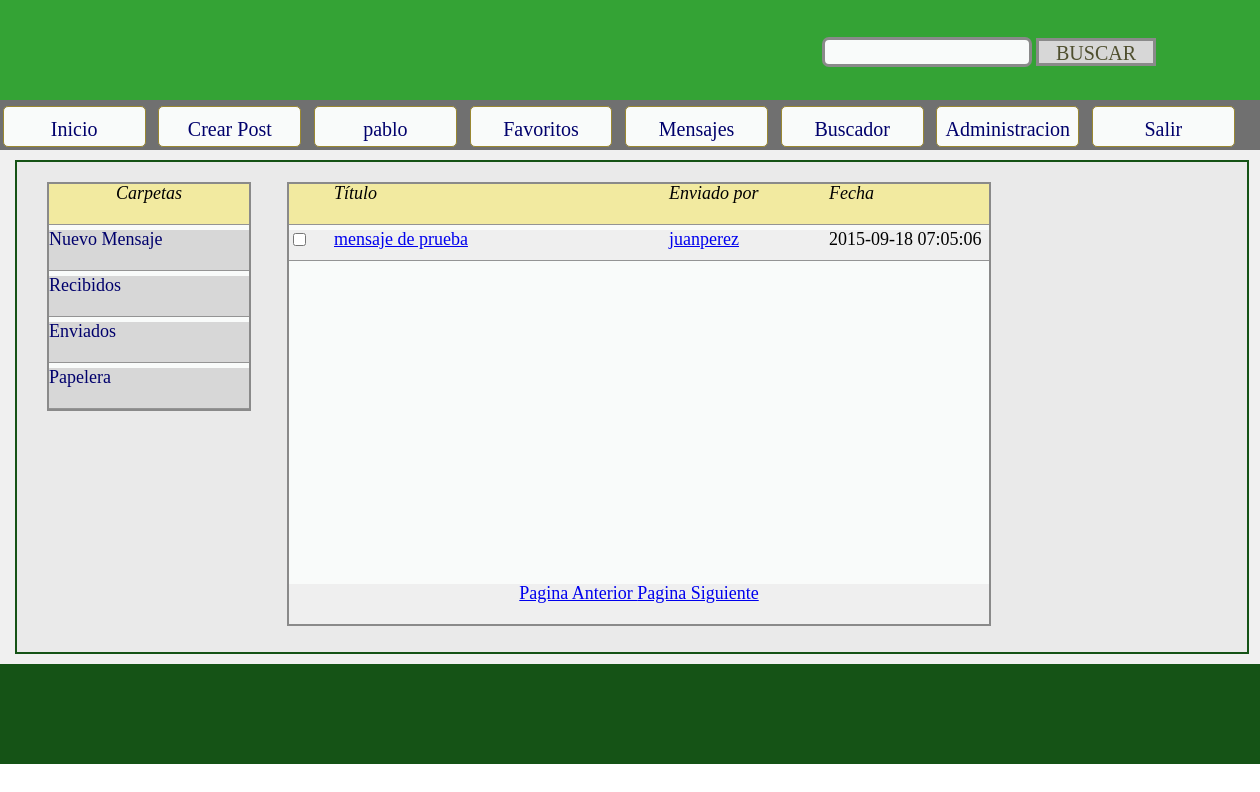
/MP_entrada.php?user=1 (signed in), run on the app's committed database.
### tables this page shows
CREATE TABLE IF NOT EXISTS `mensajes_privados` (
  `id` int(10) NOT NULL AUTO_INCREMENT,
  `titulo` varchar(250) NOT NULL,
  `contenido` varchar(10000) NOT NULL,
  `id_remitente` int(10) NOT NULL,
  `id_destinatario` int(10) NOT NULL,
  `fecha_envio` datetime NOT NULL,
  `estado_leido` varchar(25) NOT NULL,
  `borrado_remitente` varchar(25) NOT NULL,
  `borrado_destinatario` varchar(25) NOT NULL,
  PRIMARY KEY (`id`)
);

CREATE TABLE IF NOT EXISTS `registro_usuarios` (
  `id` int(10) NOT NULL AUTO_INCREMENT,
  `nivel_usuario` varchar(20) NOT NULL,
  `usuario` varchar(30) NOT NULL,
  `clave` varchar(30) NOT NULL,
  `email` varchar(100) NOT NULL,
  `nombre` varchar(50) NOT NULL,
  `apellido` varchar(50) NOT NULL,
  `fecha_nacimiento` date NOT NULL,
  `sexo` varchar(10) NOT NULL,
  `pais` varchar(50) NOT NULL,
  `fecha_registro` date NOT NULL,
  `avatar` varchar(100) NOT NULL,
  `codigo_registro` varchar(50) NOT NULL,
  `estado_registro` varchar(20) NOT NULL,
  `estado_cuenta` varchar(20) NOT NULL,
  `online` varchar(10) NOT NULL,
  PRIMARY KEY (`id`)
);

### MP_entrada.php (the view, shortened to what this page needs)
<?php
include('conexion_DB/conexion_DB.php');
?>
<!DOCTYPE html PUBLIC "-//W3C//DTD XHTML 1.0 Transitional//EN" "http://www.w3.org/TR/xhtml1/DTD/xhtml1-transitional.dtd">
<html>
	<head>
		<link rel='stylesheet' type='text/css' href='css/reset.css'></link>
		<link rel='stylesheet' type='text/css' href='css/layout.css'></link>
		<link rel='stylesheet' type='text/css' href='css/cabecera.css'></link>
		<link rel='stylesheet' type='text/css' href='css/mensajes_privados.css'></link>
	</head>
	<body onLoad="setInterval('nuevo_mensaje(<?php echo $_SESSION["login_id"]; ?>)', 5000);">
		<div id='body'>
			<div id='header'>
				<?php
					include('cabecera/cabecera_index.php');
				?>
			</div>
			<div id='content'>
				<div id='MP_fondo'>
					<div id='MP_bandejas'>
						<ul>
							<li id='nue'><span class='carpetas'>Carpetas</span></li>
							<li class='car'><a href='mensajes_privados/MP_crear.php?user=<?php echo $_SESSION['login_id']; ?>'><span class='carpetas'>Nuevo Mensaje</span></a></li>
							<li class='car'><a href='MP_entrada.php?user=<?php echo $_SESSION['login_id']; ?>'><span class='carpetas'>Recibidos</span></a></li>
							<li class='car'><a href='mensajes_privados/MP_salida.php?user=<?php echo $_SESSION['login_id']; ?>'><span class='carpetas'>Enviados</span></a></li>
							<li class='car'><a href='mensajes_privados/MP_papelera.php?user=<?php echo $_SESSION['login_id']; ?>'><span class='carpetas'>Papelera</span></a></li>
						</ul>
					</div>
					<div id='MP_listado'>
						<ul id='barra_listado'>
							<li id='che_tit'><span class='listado_titulo'></span></li>
							<li id='tit_tit'><span class='listado_titulo'>T&iacute;tulo</span></li>
							<li id='env_tit'><span class='listado_titulo'>Enviado por</span></li>
							<li id='fec_tit'><span class='listado_titulo'>Fecha</span></li>
						</ul>
					<?php
					$sql_pag="SELECT mensajes_privados.*, registro_usuarios.usuario FROM mensajes_privados
								INNER JOIN registro_usuarios ON mensajes_privados.id_remitente = registro_usuarios.id
								WHERE id_destinatario = '$_GET[user]' AND borrado_destinatario = 'no'";
					$res_pag= mysqli_query($conexion,$sql_pag);
					$total_mp= mysqli_num_rows($res_pag);
					$ver_mp= 10;
					$cant_paginas= ceil($total_mp/$ver_mp);
					if(!isset($_GET['pag'])){
						$pag_actual=1;
					}elseif(!is_numeric($_GET['pag'])){
						$pag_actual=1;
					}elseif($_GET['pag'] > $cant_paginas){
						$pag_actual= $cant_paginas;
					}else{
						$pag_actual= $_GET['pag'];
					}
					$pag_anterior= $pag_actual-1;
					if($pag_anterior < 1){
						$pag_anterior=1;
					}
					$pag_siguiente= $pag_actual+1;
					if($pag_siguiente > $cant_paginas){
						$pag_siguiente= $cant_paginas;
					}
					if($total_mp > 0){
						$sql="SELECT mensajes_privados.*, registro_usuarios.usuario FROM mensajes_privados INNER JOIN registro_usuarios
								ON mensajes_privados.id_remitente = registro_usuarios.id WHERE id_destinatario = '$_GET[user]' AND borrado_destinatario = 'no'
								ORDER BY id DESC LIMIT ".(($pag_actual-1)*$ver_mp).",".$ver_mp;
						$res= mysqli_query($conexion,$sql);
						while($fila= mysqli_fetch_assoc($res)){
							if($fila['estado_leido'] == 'no'){
								$color= '#EEFFAB';
							}else{
								$color= '#EFEFEF';
							}
					?>
						<ul id='barra_listado'>
							<li id='che' style="background-color:<?php echo $color; ?>"><span class='listado_titulo'><input type='checkbox' name='MP'></span></li>
							<li id='tit' style="background-color:<?php echo $color; ?>"><a href="mensajes_privados/MP_ver_entrada.php?user=<?php echo $_SESSION['login_id']; ?>&id_MP=<?php echo $fila['id']; ?>"><span class='listado_titulo'><?php echo $fila['titulo']; ?></span></a></li>
							<li id='env' style="background-color:<?php echo $color; ?>"><a href="perfil.php?id_user=<?php echo $fila['id_remitente']; ?>"><span class='listado_titulo'><?php echo $fila['usuario']; ?></span></a></li>
							<li id='fec' style="background-color:<?php echo $color; ?>"><span class='listado_titulo'><?php echo $fila['fecha_envio']; ?></span></li>
						</ul>
					<?php
						}
					}
					?>
					<div id='paginado'>
						<a href="MP_entrada.php?user=<?php echo $_SESSION['login_id']; ?>&pag=<?php echo $pag_anterior; ?>">
							Pagina Anterior
						</a>
						<a href="MP_entrada.php?user=<?php echo $_SESSION['login_id']; ?>&pag=<?php echo $pag_siguiente; ?>">
							Pagina Siguiente
						</a>
					</div>
					</div>
				</div>
			</div>
			<div id='footer'>
			</div>
		</div>
	</body>
</html>

### css/layout.css (style rules this page uses)
#body { min-width: 50%; max-width: 100%; min-height: 100%; max-height: 700%; background-color: #F0F0F0; margin: 0 auto; }
#header { min-width: 1250px; max-width: 100%; height: 150px; background-color: #34a335; margin: 0 auto; overflow: hidden; }
#content { background-color: #F0F0F0; width: 1250px; min-height: 510px; max-height: 50000px; margin-top: 0%; margin: 0 auto; overflow: hidden; }
#footer { min-width: 1250px; max-width: 100%; height: 100px; background-color: #155316; margin: 0 auto; overflow: hidden; }

### css/mensajes_privados.css (style rules this page uses)
#MP_fondo { background-color: #eaeaea; position: relative; height: 490px; width: 1230px; margin: 10px; overflow: hidden; border-style: solid; border-color: #155316; border-width: 2px; }
#MP_bandejas { background-color: #F9FBFA; height: 225px; width: 200px; position: relative; top: 20px; left: 30px; border-style: solid; border-color: #8a8a8a; border-width: 2px; }
#MP_bandejas a { text-decoration: none; color: #00016c; }
#MP_listado { background-color: #F9FBFA; height: 440px; width: 700px; position: relative; left: 270px; top: -209px; border-style: solid; border-color: #8a8a8a; border-width: 2px; overflow: hidden; }
#MP_bandejas #nue { background-color: #f2eaa0; position: relative; left: 0px; top: 0px; height: 40px; width: 200px; text-align: center; font-family: Cambria; font-size: 18px; font-style: italic; border-bottom-style: solid; border-bottom-color: #949494; border-bottom-width: 1px; }
#MP_bandejas .car { background-color: #d7d7d7; position: relative; left: 0px; top: 0px; height: 40px; width: 200px; margin-top: 5px; font-family: Calibri; font-size: 18px; border-bottom-style: solid; border-bottom-color: #949494; border-bottom-width: 1px; }
#MP_listado #che_tit { background-color: #f2eaa0; float: left; top: 0px; left: 0px; height: 40px; width: 45px; margin-bottom: 5px; font-family: Cambria; font-size: 18px; font-style: italic; border-bottom-style: solid; border-bottom-color: #949494; border-bottom-width: 1px; }
#MP_listado #tit_tit { background-color: #f2eaa0; float: left; top: -40px; left: 45px; height: 40px; width: 335px; margin-bottom: 5px; font-family: Cambria; font-size: 18px; font-style: italic; border-bottom-style: solid; border-bottom-color: #949494; border-bottom-width: 1px; }
#MP_listado #env_tit { background-color: #f2eaa0; float: left; top: -80px; left: 380px; height: 40px; width: 160px; margin-bottom: 5px; font-family: Cambria; font-size: 18px; font-style: italic; border-bottom-style: solid; border-bottom-color: #949494; border-bottom-width: 1px; }
#MP_listado #fec_tit { background-color: #f2eaa0; float: left; top: -120px; left: 540px; height: 40px; width: 160px; margin-bottom: 5px; font-family: Cambria; font-size: 18px; font-style: italic; border-bottom-style: solid; border-bottom-color: #949494; border-bottom-width: 1px; }
#MP_listado #che { background-color: #EFEFEF; float: left; top: 0px; left: 0px; height: 30px; width: 45px; margin-bottom: 5px; border-bottom-style: solid; border-bottom-color: #949494; border-bottom-width: 1px; }
#MP_listado #tit { background-color: #EFEFEF; float: left; top: -30px; left: 45px; height: 30px; width: 335px; margin-bottom: 5px; font-family: Calibri; font-size: 18px; border-bottom-style: solid; border-bottom-color: #949494; border-bottom-width: 1px; }
#MP_listado #env { background-color: #EFEFEF; float: left; top: -60px; left: 380px; height: 30px; width: 160px; margin-bottom: 5px; font-family: Calibri; font-size: 18px; border-bottom-style: solid; border-bottom-color: #949494; border-bottom-width: 1px; }
#MP_listado #fec { background-color: #EFEFEF; float: left; top: -90px; left: 540px; height: 30px; width: 160px; margin-bottom: 5px; font-family: Calibri; font-size: 18px; border-bottom-style: solid; border-bottom-color: #949494; border-bottom-width: 1px; }
#paginado { background-color: #EFEFEF; position: absolute; top: 400px; left: 0px; height: 40px; width: 700px; margin-bottom: 5px; text-align: center; font-family: Calibri; font-size: 18px; }

### data on the page
mensajes_privados: titulo "mensaje de prueba", registro_usuarios.usuario "juanperez", fecha_envio "2015-09-18 07:05:06"

### other printed values
$_SESSION['login_usuario'] "pablo"
